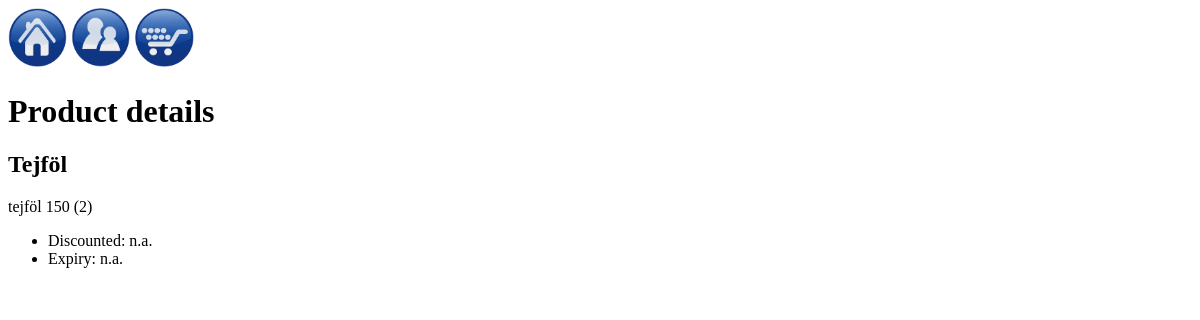
The page /shopping/products/2/ on the database as committed earlier.
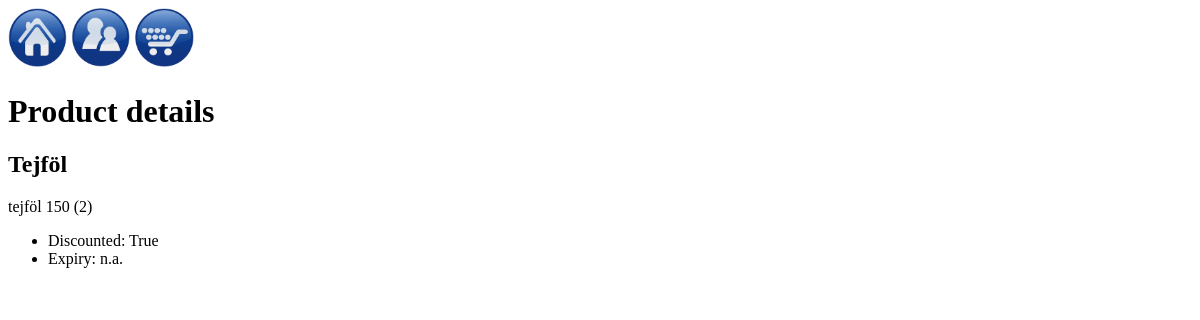
The same page on the database as committed later.
### shopping/models.py (models this page shows, shortened)
class Product(models.Model):
    product_name = models.CharField(max_length=200)
    product_price = models.IntegerField()
    is_discounted = models.BooleanField(default=False)
    expiry = models.DateField(blank=True, null=True)
    storage_quantity = models.IntegerField()
    image = models.ImageField(upload_to='products/', blank=True, null=True)

### shopping/views.py (the view)
# urls.py: path('products/<product_id>/', views.get_product_details, name='product_details'),
def get_product_details(request, product_id):
    try:
        product = Product.objects.get(id=product_id)
    except Product.DoesNotExist:
        return HttpResponse('Product not found!', status=404)
    context = {
        "product": product,
    }
    return render(request,'shopping/product_details.html', context)

### shopping/templates/shopping/product_details.html
{% include 'shopping/header.html' with title='Product details' %}
<h2> {{product.product_name|title}} </h2>
{{ product.product_name }} {{product.product_price}} ({{product.id}})
<ul>
    {% if product.is_discounted %}
        <li>Discounted: {{ product.is_discounted }}</li>
    {% else %}
        <li>Discounted: n.a.</li>
    {% endif %}
    {% if product.expiry %}
        <li>Expiry: {{ product.expiry }}</li>
    {% else %}
        <li>Expiry: n.a.</li>
    {% endif %}

Rows that differ between the two databases and show on the page:
changed Product "Tejföl": is_discounted (not shown) → "True"
Other text that changed with them:
text no longer shown: "Discounted: n.a."
text now shown: "Discounted:"
